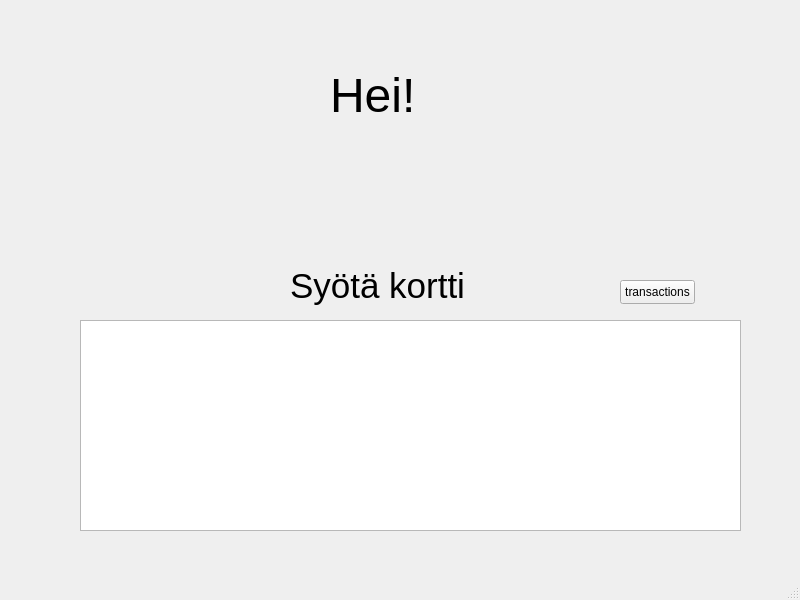
<?xml version="1.0" encoding="UTF-8"?>
<ui version="4.0">
 <class>MainWindow</class>
 <widget class="QMainWindow" name="MainWindow">
  <property name="geometry">
   <rect>
    <x>0</x>
    <y>0</y>
    <width>800</width>
    <height>600</height>
   </rect>
  </property>
  <property name="windowTitle">
   <string>MainWindow</string>
  </property>
  <widget class="QWidget" name="centralwidget">
   <widget class="QLabel" name="label">
    <property name="geometry">
     <rect>
      <x>290</x>
      <y>260</y>
      <width>201</width>
      <height>51</height>
     </rect>
    </property>
    <property name="font">
     <font>
      <pointsize>26</pointsize>
     </font>
    </property>
    <property name="text">
     <string>Syötä kortti</string>
    </property>
   </widget>
   <widget class="QLabel" name="label_2">
    <property name="geometry">
     <rect>
      <x>330</x>
      <y>70</y>
      <width>81</width>
      <height>51</height>
     </rect>
    </property>
    <property name="font">
     <font>
      <pointsize>36</pointsize>
     </font>
    </property>
    <property name="text">
     <string>Hei!</string>
    </property>
   </widget>
   <widget class="QTableView" name="tableViewTransactions">
    <property name="geometry">
     <rect>
      <x>80</x>
      <y>320</y>
      <width>661</width>
      <height>211</height>
     </rect>
    </property>
   </widget>
   <widget class="QPushButton" name="btn_transactions">
    <property name="geometry">
     <rect>
      <x>620</x>
      <y>280</y>
      <width>75</width>
      <height>24</height>
     </rect>
    </property>
    <property name="text">
     <string>transactions</string>
    </property>
   </widget>
  </widget>
  <widget class="QMenuBar" name="menubar">
   <property name="geometry">
    <rect>
     <x>0</x>
     <y>0</y>
     <width>800</width>
     <height>22</height>
    </rect>
   </property>
  </widget>
  <widget class="QStatusBar" name="statusbar"/>
 </widget>
 <resources/>
 <connections/>
</ui>
